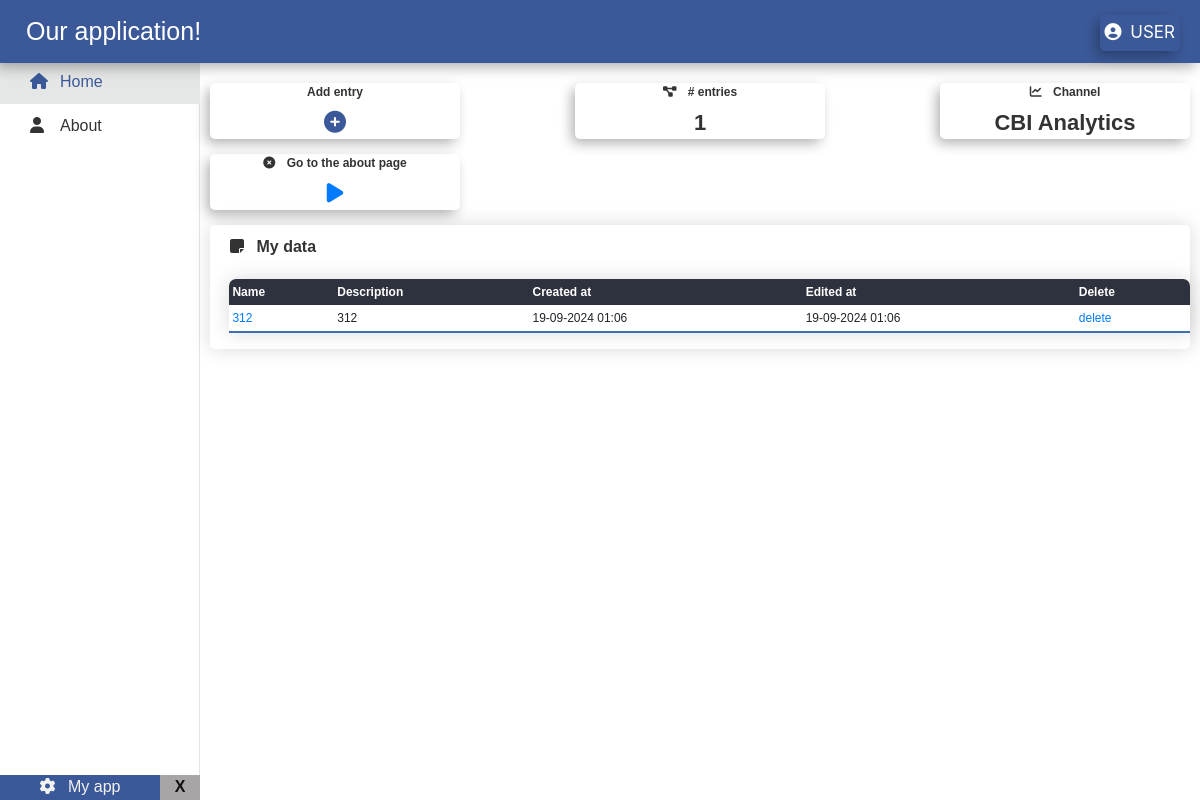
Before: / with the older database file.
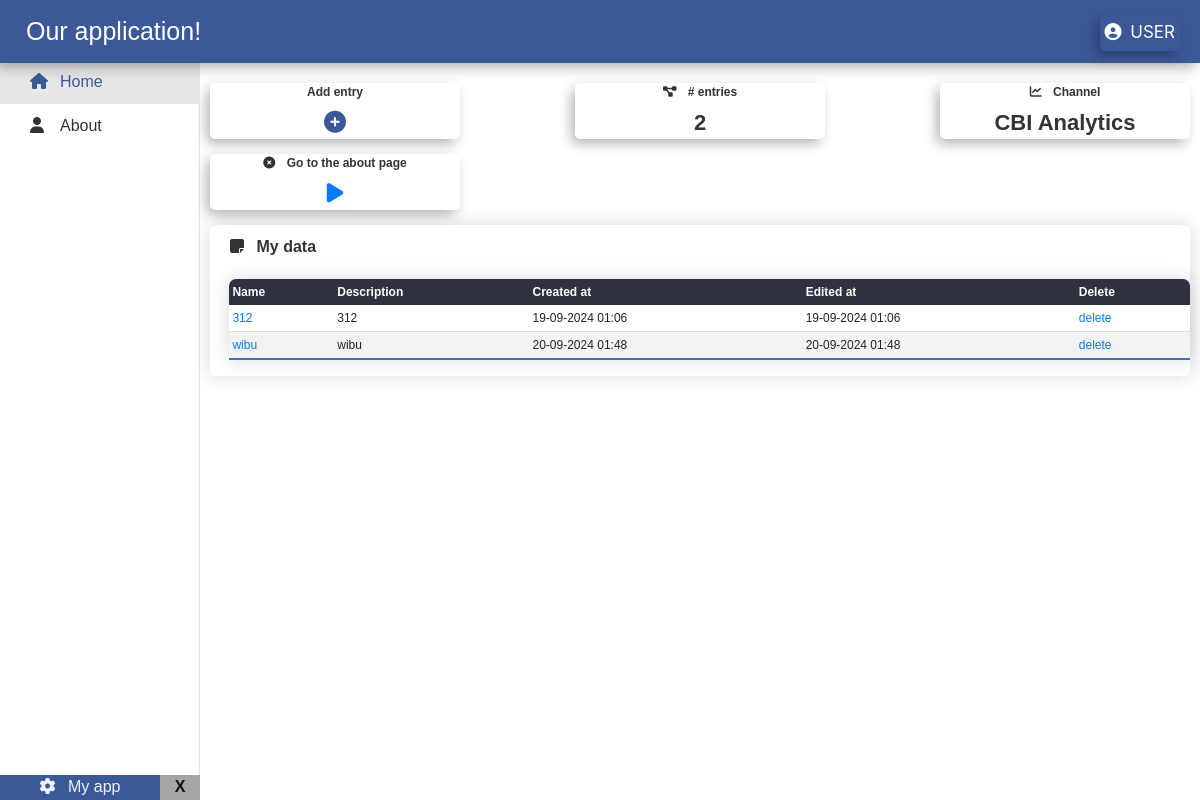
After: the same page with the newer database file.
### mycontent/models.py (models this page shows, shortened)
class Project(models.Model):
    name = models.CharField(max_length=500, unique=True)
    description = models.CharField(max_length=500,blank=True, null=True)
    created_at = models.DateTimeField(auto_now_add=True,blank=True, null=True)
    edited_at = models.DateTimeField(auto_now=True)

### mycontent/views.py (the view)
# urls.py: path('', HomeView.as_view(), name="home"),
class HomeView(ListView):
    context_object_name = 'project_list'
    model = Project
    template_name = "mycontent/home.html"

### mycontent/templates/mycontent/home.html (shortened to what this page needs)
{% extends "mycontent/base.html" %}
{% load static %}
{% block content%}
  <div class="holder">
       <form method="GET">
        <div class="boxenholder2">
             <div class="factbox2">
                 <div class="factbox-title">
                    Add entry
                </div>
                <div class="factbox-fact">
                    <a class="iconcolor" href="{% url 'create'%}"> <i class="fas fa-plus-circle"></i> </a>
                </div>
            </div>
            <div class="factbox2">
                <div class="factbox-title">
                    <i class="fas fa-project-diagram mr-2"></i> # entries
                </div>
                <div class="factbox-fact">
                    {{ project_list|length }}
                </div>
            </div>
            <div class="factbox2">
                <div class="factbox-title">
                    <i class="fas fa-chart-line mr-2"></i> Channel
                </div>
                <div class="factbox-fact">
                 CBI Analytics
                </div>
            </div>
            <div class="factbox2">
                 <div class="factbox-title">
                   <i class="fas fa-times-circle mr-2"></i> Go to the about page
                </div>
                <div class="factbox-fact">
                    <a href="{% url 'about'%}"> <i class="fas fa-play"></i></a>
                </div>
            </div>
        </div>
        <div class="shadowholder">
            <div class="subtitel2">
                <div> <i class="fas fa-sticky-note mr-2"></i> My data </div>
            </div>
                <div class="content mb-3">
                    <table id="example5" class="beheertable" style="width:100%">
                        <thead>
                            <tr>
                                <th>Name</th>
                                <th>Description</th>
                                <th>Created at</th>
                                <th>Edited at</th>
                                <th>Delete</th>
                            </tr>
                        </thead>
                        <tbody>
                             {%for a in project_list%}
                                <tr>
                                    <td><a href="{% url 'edit' a.id%}">{{a.name}}</a> </td>
                                    <td> {{a.description}} </td>
                                    <td> {{a.created_at|date:'d-m-Y H:i'}}</td>
                                    <td> {{a.edited_at|date:'d-m-Y H:i'}}</td>
                                    <td> <a href="{% url 'delete' a.id%}">delete</a></td>
                                </tr>
                             {%endfor%}
                    </table>
                </div>
        </div>
    </div>
{% endblock content%}

Changed rows visible on the page:
added Project: name "wibu", description "wibu", created_at "20-09-2024 01:48", edited_at "20-09-2024 01:48"
Other visible differences:
{{ project_list|length }}: "1" → "2"
